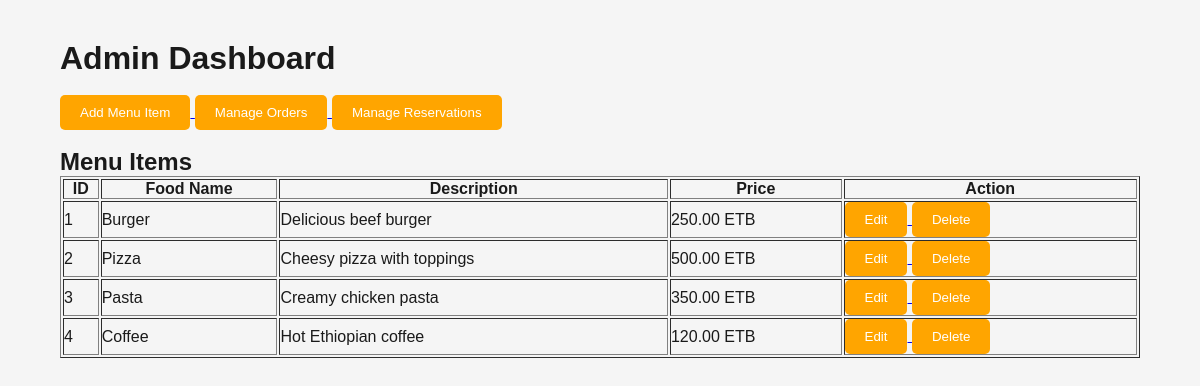
Screenshot of /admin/dashboard.php (signed in) with the database file from the repository.
### tables this page shows
CREATE TABLE `menu_items` (
  `id` int NOT NULL,
  `food_name` varchar(100) NOT NULL,
  `description` text NOT NULL,
  `price` decimal(10,2) NOT NULL,
  `image` varchar(255) DEFAULT NULL
);

### admin/dashboard.php (the view, shortened to what this page needs)
<?php
include("../db/connection.php");
?>
<!DOCTYPE html>
<html>
<head>
    <link rel="stylesheet" href="../assets/css/style.css">
</head>
<body>
    <div class="container">
        <h1>Admin Dashboard</h1>
        <br>
        <a href="add_menu.php">
            <button>Add Menu Item</button>
        </a>
        <a href="manage_orders.php">
            <button>Manage Orders</button>
        </a>
        <a href="manage_reservations.php">
            <button>Manage Reservations</button>
        </a>
        <br><br>
        <h2>Menu Items</h2>
        <table border="1" cellpadding="10" width="100%">
            <tr>
                <th>ID</th>
                <th>Food Name</th>
                <th>Description</th>
                <th>Price</th>
                <th>Action</th>
            </tr>
            <?php
            $query = "SELECT * FROM menu_items";
            $result = mysqli_query($conn, $query);
            if ($result) { while ($row = mysqli_fetch_assoc($result)) {
            ?>
                <tr>
                    <td><?php echo $row['id']; ?></td>
                    <td><?php echo htmlspecialchars($row['food_name']); ?></td>
                    <td><?php echo htmlspecialchars($row['description']); ?></td>
                    <td><?php echo htmlspecialchars($row['price']); ?> ETB</td>
                    <td>
                        <a href="edit_menu.php?id=<?php echo $row['id']; ?>">
                            <button>Edit</button>
                        </a>
                        <a href="delete_menu.php?id=<?php echo $row['id']; ?>" onclick="return confirm('Are you sure you want to delete this item?')">
                            <button>Delete</button>
                        </a>
                    </td>
                </tr>
            <?php }} ?>
        </table>
    </div>
</body>
</html>

### assets/css/style.css (style rules this page uses)
* { margin:0; padding:0; box-sizing:border-box; }
body { font-family:Arial; background:#f5f5f5; color:#1a1a1a; transition: background 0.3s, color 0.3s; }
.container { width:90%; margin:auto; padding:40px 0; }
button { padding:10px 20px; border:none; background:orange; color:white; cursor:pointer; border-radius:5px; }

### rows the page displays
menu_items: id "1", food_name "Burger", description "Delicious beef burger", price "250.00"
menu_items: id "2", food_name "Pizza", description "Cheesy pizza with toppings", price "500.00"
menu_items: id "3", food_name "Pasta", description "Creamy chicken pasta", price "350.00"
menu_items: id "4", food_name "Coffee", description "Hot Ethiopian coffee", price "120.00"
